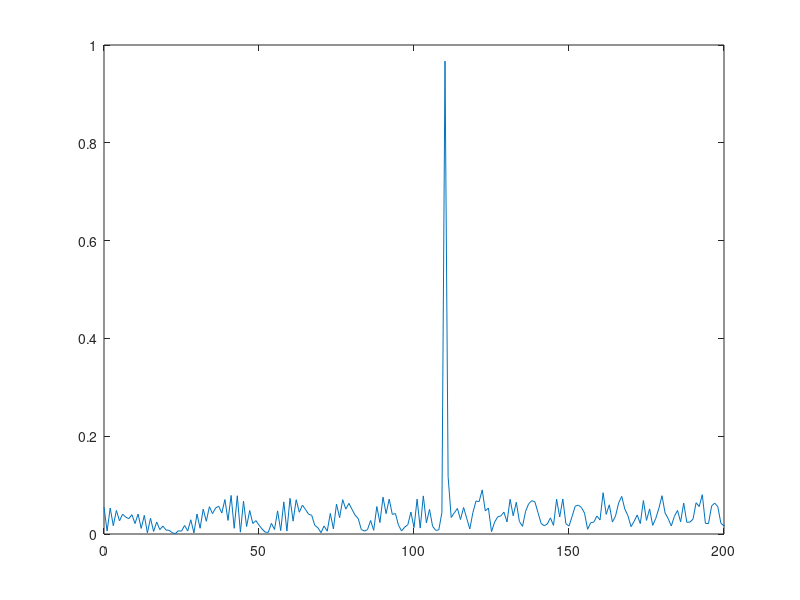
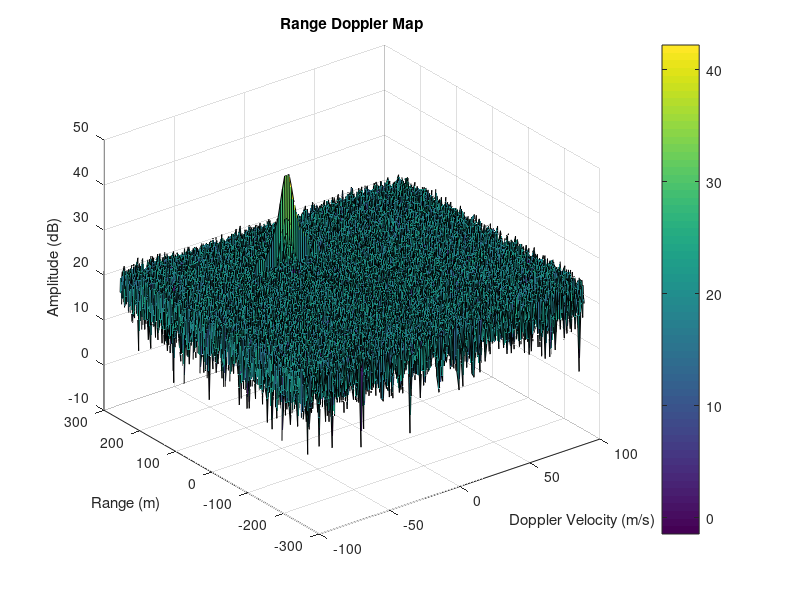
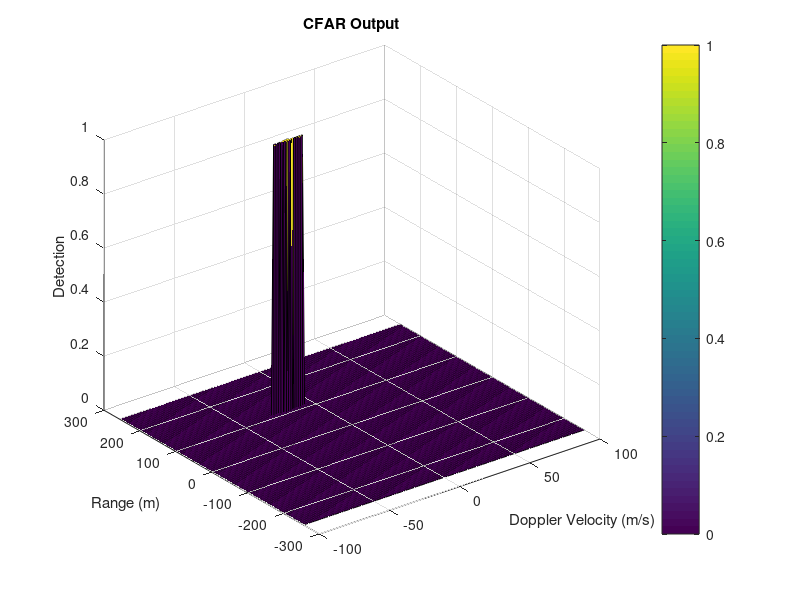

The MATLAB source for these figures, in order:
clear all
clc;

%% Radar Specifications 
%%%%%%%%%%%%%%%%%%%%%%%%%%%
% Frequency of operation = 77GHz
% Max Range = 200m
% Range Resolution = 1 m
% Max Velocity = 100 m/s
%%%%%%%%%%%%%%%%%%%%%%%%%%%

% Speed of light
c = 3*10^8; % [m/s]

%% User Defined Range and Velocity of target
% define the target's initial position and velocity. Note : Velocity
% remains contant

% A struct to have a container to hold all relevant data
radar = struct();
radar.frequency_operational = 77*10^9; % [GHz]
radar.range_max = 200; % [m]
radar.res_max = 1; % [m]

% A struct to have a container to hold all relevant data
target = struct();
target.v_max = 70; % [m/s]
target.v_resolution = 3; % [m/s]
target.init_range = 110;
target.init_v = -20;

%% FMCW Waveform Generation

%Design the FMCW waveform by giving the specs of each of iradar.Ts parameters.
% Calculate the Bandwidth (B), Chirp Time (Tchirp) and Slope (slope) of the FMCW
% chirp using the requiremenradar.Ts above.

% radar bandwidth
radar.bsweep = c / (2 * radar.res_max);

% fitting factor
radar.fitting_factor = 5.5; % practical factor for fitting

% radar.Ts
radar.Ts = radar.fitting_factor * 2 * radar.range_max / c; 

% Slope
radar.chirp_slope = radar.bsweep / radar.Ts;


%% Print ou the radar props
fprintf('-----------------\n');
fprintf('Radar Properties:\n');
fprintf('  Operational Frequency: %.2e Hz\n', radar.frequency_operational);
fprintf('  Maximum Range: %.2f m\n', radar.range_max);
fprintf('  Range Resolution: %.2f m\n', radar.res_max);
fprintf('  Bandwidth: %.2f m\n', radar.bsweep);
fprintf('  Fitting Factor: %.2f m\n', radar.fitting_factor);
fprintf('  Swing time: %.2f m\n', radar.Ts);
fprintf('-----------------\n');

                                                          
%The number of chirps in one sequence. Iradar.Ts ideal to have 2^ value for the ease of running the FFT
%for Doppler Estimation. 
Nd=128;                   % #of doppler cells OR #of sent periods % number of chirps

%The number of samples on each chirp. 
Nr=1024;                  %for length of time OR # of range cells

% Timestamp for running the displacement scenario for every sample on each
% chirp
t=linspace(0,Nd*radar.Ts,Nr*Nd); %total time for samples


%Creating the vectors for Tx, Rx and Mix based on the total samples input.
Tx=zeros(1,length(t)); %transmitted signal
Rx=zeros(1,length(t)); %received signal
Mix = zeros(1,length(t)); %beat signal

%Similar vectors for range_covered and time delay.
r_t=zeros(1,length(t));
t_delta=zeros(1,length(t));


%% Signal generation and Moving Target simulation

% Running the radar scenario over the time. 
for i=1:length(t)         

    %For each time stamp update the Range of the Target for constant velocity.
    range = target.init_range + target.init_v*t(i)

    %For each time sample we need update the transmitted and
    %received signal. 
    t_delta= 2*range / c;
    t_new  = t(i)-t_delta;

    Tx(i) = cos( 2*pi*( radar.frequency_operational*t(i) + (0.5*radar.chirp_slope*t(i)^2) ) );
    Rx(i) = cos( 2*pi*( radar.frequency_operational*t_new + (0.5*radar.chirp_slope*t_new^2) ) );

    %Now by mixing the Transmit and Receive generate the beat signal
    %This is done by element wise matrix multiplication of Transmit and
    %Receiver Signal
    Mix(i) = Tx(i).*Rx(i);
    
end


%% RANGE MEASUREMENT

%reshape the vector into Nr*Nd array. Nr and Nd here would also define the size of
%Range and Doppler FFT respectively.
new_Mix = reshape(Mix,[Nr,Nd]);

%run the FFT on the beat signal along the range bins dimension (Nr) and
%normalize.
signal_fft = fft(new_Mix);

% Take the absolute value of FFT output
signal_fft = abs(signal_fft/max(max(signal_fft)));

% Output of FFT is double sided signal, but we are interested in only one side of the spectrum.
% Hence we throw out half of the samples.
signal = signal_fft(1:length(t)/2+1);   % Taking only half of output

% Also plotting the range
figure ('Name','Range based on First FFT')
f = length(t)*(0:length(t)/2)/length(t);
plot(f,signal) 
axis ([0 200 0 1]);


%% RANGE DOPPLER RESPONSE

% The 2D FFT implementation is already provided here. This will run a 2DFFT
% on the mixed signal (beat signal) output and generate a range doppler
% map.You will implement CFAR on the generated RDM

% Range Doppler Map Generation.

% The output of the 2D FFT is an image that has reponse in the range and
% doppler FFT bins. So, it is important to convert the axis from bin sizes
% to range and doppler based on their Max values.

Mix=reshape(Mix,[Nr,Nd]);

% 2D FFT using the FFT size for both dimensions.
sig_fft2 = fft2(Mix,Nr,Nd);

% Taking just one side of signal from Range dimension.
sig_fft2 = sig_fft2(1:Nr/2,1:Nd);
sig_fft2 = fftshift(sig_fft2);
RDM = abs(sig_fft2);
RDM = 10*log10(RDM) ;

%use the surf function to plot the output of 2DFFT and to show axis in both
%dimensions
doppler_axis = linspace(-100,100,Nd);
range_axis = linspace(-200,200,Nr/2)*((Nr/2)/400);

% Plot the Range Doppler Map
figure, surf(doppler_axis, range_axis, RDM);
title('Range Doppler Map');
xlabel('Doppler Velocity (m/s)');
ylabel('Range (m)');
zlabel('Amplitude (dB)');
colorbar;


%% CFAR implementation
%Slide Window through the complete Range Doppler Map

%Select the number of Training Cells in both the dimensions.
training_cells_chirps = 10;
training_cells_samples = 10;

%Select the number of Guard Cells in both dimensions around the Cell under 
%test (CUT) for accurate estimation
guard_cells_chrips = 4;
guard_cells_samples = 4;

% offset the threshold by SNR value in dB
offset_threshold = 4.5;

%design a loop such that it slides the CUT across range doppler map by
%giving margins at the edges for Training and Guard Cells.
%For every iteration sum the signal level within all the training
%cells. To sum convert the value from logarithmic to linear using db2pow
%function. Average the summed values for all of the training
%cells used. After averaging convert it back to logarithimic using pow2db.
%Further add the offset to it to determine the threshold. Next, compare the
%signal under CUT with this threshold. If the CUT level > threshold assign
%it a value of 1, else equate it to 0.


% Use RDM[x,y] as the matrix from the output of 2D FFT for implementing
% CFAR

% Getting the dimensions
[m,n] = size(RDM);
% Vector to hold threshold values 
threshold_cfar = zeros(m,n);
%Vector to hold final signal after thresholding
signal_cfar = zeros(m,n);

% helpers
chirps_width = training_cells_chirps+guard_cells_chrips;
samples_width = training_cells_samples+guard_cells_samples;

% number of cells for averaging
num_cells = (2*chirps_width + 1)*(2*samples_width + 1) - (2*guard_cells_chrips + 1)*(2*guard_cells_samples + 1);

% loop for CUT
for i =  (chirps_width + 1):( m - 2*chirps_width)
    for j = (samples_width + 1):(n - 2*(samples_width))
        % loop to calculate cfar
        threshold_cfar(i,j) = sum(sum(db2pow(RDM(i-(chirps_width) : i+(chirps_width),j-(samples_width) : j+(samples_width))))); 
        threshold_cfar(i,j) = threshold_cfar(i,j) - sum(sum(db2pow(RDM((i-guard_cells_chrips):(i+guard_cells_chrips),(j-guard_cells_samples):(j+guard_cells_samples)))));
        
        threshold_cfar(i,j) = threshold_cfar(i,j)/num_cells;
        % calculate the threshold
        threshold_cfar(i,j) = offset_threshold + pow2db(threshold_cfar(i,j));
        
        if RDM(i,j) > threshold_cfar(i,j)
            signal_cfar(i,j) = 1;
        else
            signal_cfar(i,j) = 0;
        end
        
    end
end

%display the CFAR output using the Surf function like we did for Range
%Doppler Response output.
figure,surf(doppler_axis,range_axis,signal_cfar);
title('CFAR Output');
xlabel('Doppler Velocity (m/s)');
ylabel('Range (m)');
zlabel('Detection');
colorbar;